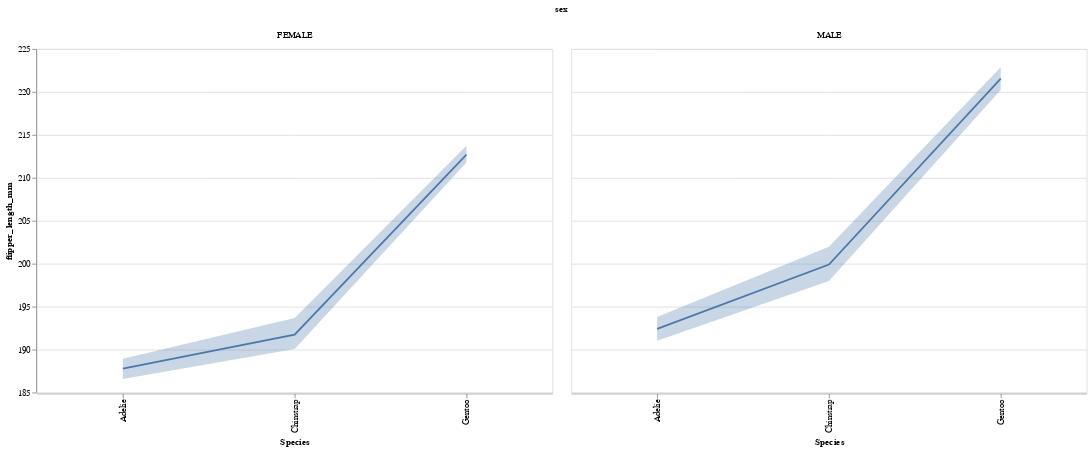

The cell this chart's notebook holds for it:
### Code cell
line = alt.Chart().mark_line().encode(
    x=alt.X('species', title='Species', scale=alt.Scale(zero=False)),
    y=alt.Y('mean(flipper_length_mm)', scale=alt.Scale(zero=False))
).properties(
    width=600,
    height=400,
)

ci = alt.Chart().mark_errorband(extent='ci').encode(
    x='species',
    y=alt.Y('flipper_length_mm')
)

alt.layer(line, ci, data=p_df.dropna()).facet(column='sex')

### Figure 1 — Vega-Lite specification as saved in the notebook (floating-point values rounded to 4 significant figures; data arrays with more than 128 entries replaced by an {"elided": "..."} marker saying what was removed)
{"config": {"view": {"continuousWidth": 400, "continuousHeight": 300}}, "data": {"name": "data-c995aac0439ba8da8b8b257f49920741"}, "facet": {"column": {"type": "nominal", "field": "sex"}}, "spec": {"layer": [{"mark": "line", "encoding": {"x": {"type": "nominal", "field": "species", "scale": {"zero": false}, "title": "Species"}, "y": {"type": "quantitative", "aggregate": "mean", "field": "flipper_length_mm", "scale": {"zero": false}}}, "height": 400, "width": 600}, {"mark": {"type": "errorband", "extent": "ci"}, "encoding": {"x": {"type": "nominal", "field": "species"}, "y": {"type": "quantitative", "field": "flipper_length_mm"}}}]}, "$schema": "https://vega.github.io/schema/vega-lite/v4.8.1.json", "datasets": {"data-c995aac0439ba8da8b8b257f49920741": {"elided": "333 records"}}}
